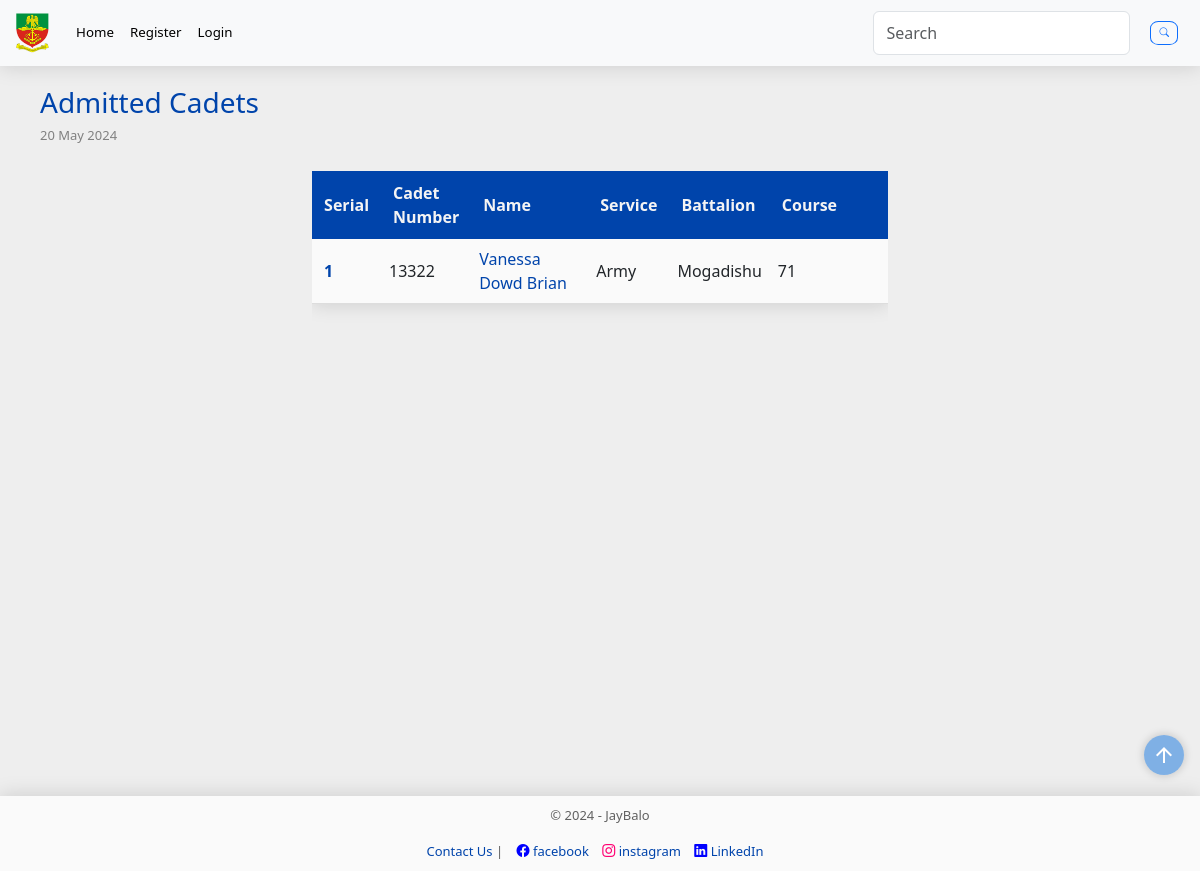
Screenshot of /admitted_cadets with the database file from the repository.
### models.py (models this page shows, shortened)
class Cadet(db.Model):
    __tablename__= "cadets"
    id = Column("id", Integer, primary_key=True, autoincrement=True)
    cadet_no = Column("cadet_no", String, unique=True, nullable=False)
    first_name = Column("first_name", String, nullable=False)
    middle_name = Column("middle_name", String, nullable=True)
    last_name = Column("last_name", String, nullable=False)
    religion = Column("religion", String, nullable=False)
    state = Column("state", String, nullable=False)
    lga = Column("lga", String, nullable=False)
    date_of_enlistment = Column("date_of_enlistment", String, nullable=False)
    date_of_birth = Column("date_of_birth", String, nullable=False)
    department_id = Column('department_id', ForeignKey('departments.id'), nullable=False)
    department = relationship('Department', back_populates='cadets')
    bn_id = Column("bn_id", ForeignKey('battalions.id'), nullable=False)
    bn = relationship('Battalion', back_populates='cadet')
    gender_id = Column("gender_id", ForeignKey('genders.id'), nullable=False)
    gender = relationship('Gender', back_populates='cadet')
    service_id = Column("service_id", ForeignKey('services.id'), nullable=False)
    service = relationship('Service', back_populates='cadet')
    regular_id = Column("regular_id", ForeignKey('regular_courses.id'), nullable=False)
    regular_course = relationship('RegularCourse', back_populates='cadet')
    medical = relationship('Medical', back_populates='cadet', lazy='dynamic')
    admission_count = Column("admission_count", Integer, nullable=False, default=0)
    board_status = Column("board_status", String, nullable=False, default='')
    admission_date = Column(Date, nullable=True)  # New field for admission date
    visit = relationship('Visit', back_populates='cadet')
    scores = relationship("Score", back_populates='cadet', uselist=False)
    service_scores = relationship("ServiceScore", back_populates='cadet', uselist=False)
    courses = relationship("Course", back_populates="cadet")
    profile_picture = relationship('ProfilePicture', back_populates='cadet')

class Service(db.Model):
    __tablename__="services"
    id = Column('id', Integer, primary_key=True)
    service_type = Column('service_type', String, nullable=False)
    service_subjects = relationship('ServiceSubject', back_populates='service')
    cadet = relationship('Cadet', back_populates='service')

class Battalion(db.Model):
    __tablename__="battalions"
    id = Column("id", Integer, primary_key=True, autoincrement=True)
    bn = Column("bn", String, nullable=False)
    cadet = relationship('Cadet', back_populates='bn')

class RegularCourse(db.Model):
    __tablename__="regular_courses"
    id = Column("id", Integer, primary_key=True)
    course_no = Column("course_no", Integer, nullable=False)
    cadet = relationship('Cadet', back_populates='regular_course')

### main.py (the view)
@app.route('/admitted_cadets')
def admitted_cadets():
    search_form = SearchForm()
    page = request.args.get("page", 1, type=int)
    per_page = 20
    today_date = date.today()
    admitted_cadets = db.session.query(Cadet).filter(Cadet.admission_date==today_date).options(
        joinedload(Cadet.service),
        joinedload(Cadet.bn),
        joinedload(Cadet.regular_course)
        ).all()
    today_date = str(today_date)
    today_date_obj = datetime.strptime(today_date, '%Y-%m-%d')
    formatted_today_date = today_date_obj.strftime('%d %B %Y').lstrip('0').replace(' 0', ' ')
    return render_template('admitted_cadets.html',
                           search_form=search_form,
                           rows=admitted_cadets,
                           year=year,
                           page=page,
                           per_page=per_page,
                           today=formatted_today_date
                           )

### forms.py
class SearchForm(FlaskForm):
    searched = StringField('Searched', validators=[DataRequired() ])
    submit = SubmitField('Search')

### main.py (called while the page is built)
@app.context_processor
def base():
    form = SearchForm()
    course = regular_courses() # Assuming this returns a dictionary
    return {
        'form_dict': dict(form=form),
        'course_dict': course,
        }

### utils.py (called while the page is built)
def regular_courses():
    course = db.session.query(RegularCourse).all()
    course_dict = {}
    for course_object in course:
        key = course_object.id
        course_dict[key] = [course_object.course_no]
    return course_dict

### templates/admitted_cadets.html (shortened to what this page needs)
<!DOCTYPE html>
{% extends "base.html" %}
{% block content %}
<div style="margin: auto" class="container">
  <h3 style="color: rgb(0, 68, 171)">Admitted Cadets</h3>
  <h5 style="font-size: small; color: grey">{{ today }}</h5>
  <div style="margin: 0 auto" class="container" style="font-size: 1rem">
    <div style="width: fit-content; margin: 0 auto" class="container">
      <div
        style="margin: auto"
        class="autocomplete-suggestions custom-container"
      >
      <div style="margin: 0; padding: 0;" class="scrollable-table">
        <table class="custom-table table-sm table-hover">
          <thead>
            <tr>
              <th style="width: 5%" scope="col">Serial</th>
              <th style="width: 10%" scope="col">Cadet Number</th>
              <th style="width: 30%" scope="col">Name</th>
              <th style="width: 10%" scope="col">Service</th>
              <th style="width: 10%" scope="col">Battalion</th>
              <th style="width: 30%" scope="col">Course</th>
            </tr>
          </thead>
          <tbody id="cadet-table-body">
            {% for row in rows %}
            <tr class="active-row">
              <th class="card-heading-text" scope="row">
                {{ (page - 1) * per_page + loop.index }}
              </th>
              <td data-cell="Cadet No">{{ row.cadet_no }}</td>
              <td data-cell="Name">
                <a
                  style="text-decoration: none; color: rgb(0, 68, 171)"
                  href="{{ url_for('student_info', id=row.id) }}"
                  >{{ row.first_name }} {{ row.middle_name }} {{ row.last_name }}
                </a>
              </td>
              <td data-cell="Service">
                {{ row.service.service_type.title() }}
              </td>
              <td data-cell="Battalion">
                {{ row.bn.bn.title() }}
              </td>
              <td data-cell="Course">
                {{ row.regular_course.course_no }}
              </td>
            </tr>
            {% endfor %}
          </tbody>
        </table>
      </div>
      </div>
    </div>
  </div>
</div>
{% endblock %}

### static/styles.css (style rules this page uses)
html { scroll-behavior: smooth; }
body { margin: 0; padding: 0; background-color: #eeeeee; min-height: 100vh; display: flex; flex-direction: column; height: auto; margin-bottom: 50px; }
.container { padding: 10px; margin: auto; }
.custom-container { width: 90%; margin: auto; }
.scrollable-table { height: 500px; overflow-y: auto; scroll-snap-type: y mandatory; }
.scrollable-table > table { width: 100%; }
table { width: 100%; background-color: #fafafa; border-radius: 5px 5px 0 0; }
.custom-table { border-collapse: collapse; margin: 0; font-size: 1em; width: fit-content; border-radius: 5px 5px 0 0; box-shadow: 0 0 20px rgba(0, 0, 0, 0.15); }
.custom-table thead tr { background-color: rgb(0, 68, 171); color: #f4f4f4; text-align: left; font-weight: 600; position: sticky; top: 0; }
.custom-table th, .content-table td { padding: 10px 12px; }
.custom-table tbody td { padding: 0.5rem; }
.custom-table tbody tr { border-bottom: 1px solid #dddddd; }
a { text-decoration: none; color: rgb(0, 68, 171); }
.card-heading-text { color: #0044ab; }

### rows the page displays
Cadet: admission_date "20 May 2024", index "1", cadet_no "13322", first_name "Vanessa", middle_name "Dowd", last_name "Brian", service.service_type "Army", bn.bn "Mogadishu", regular_course.course_no "71"

### other values shown
{{ year }} "2024"
